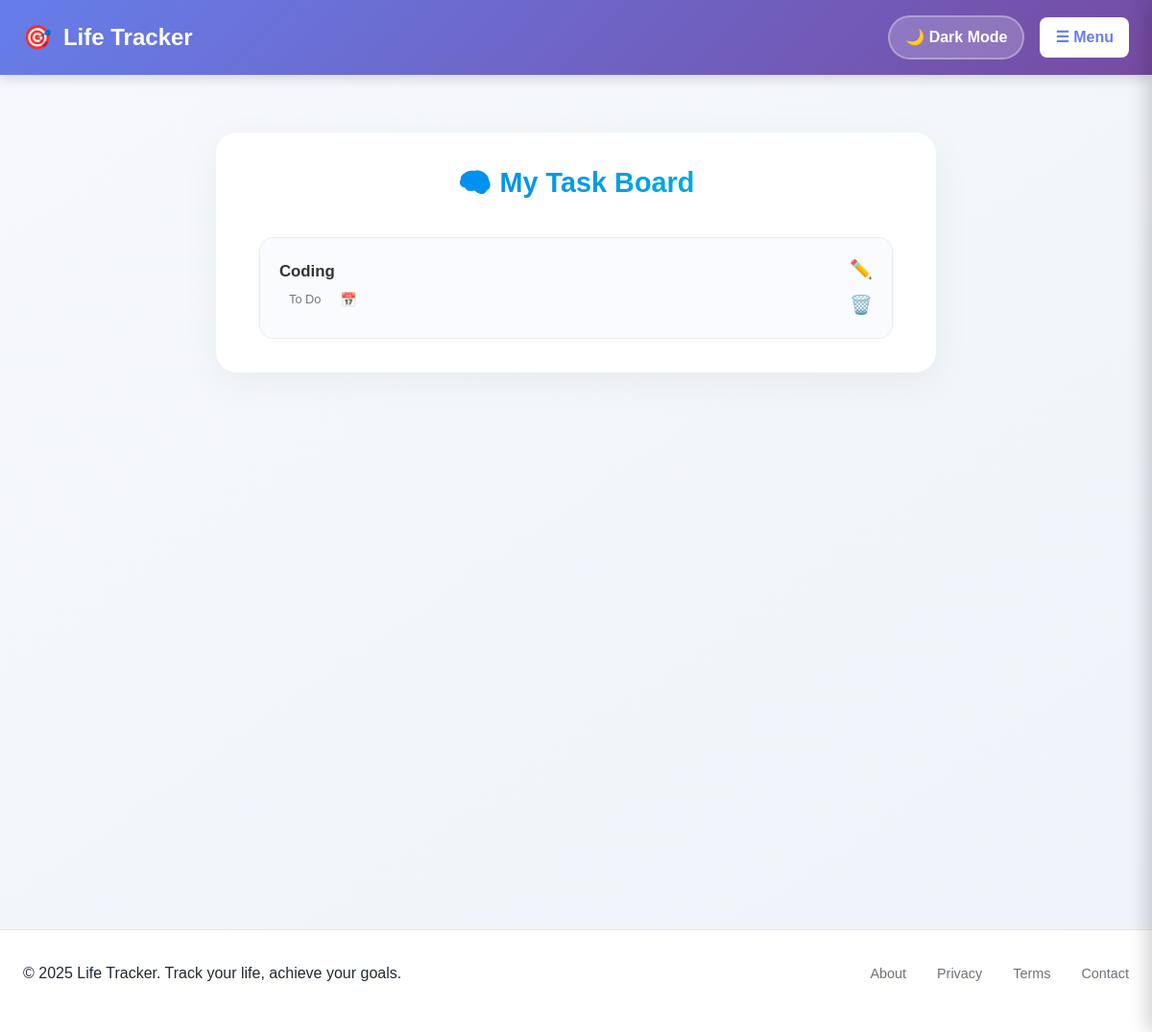
The page /tasks/ on the database as committed earlier.
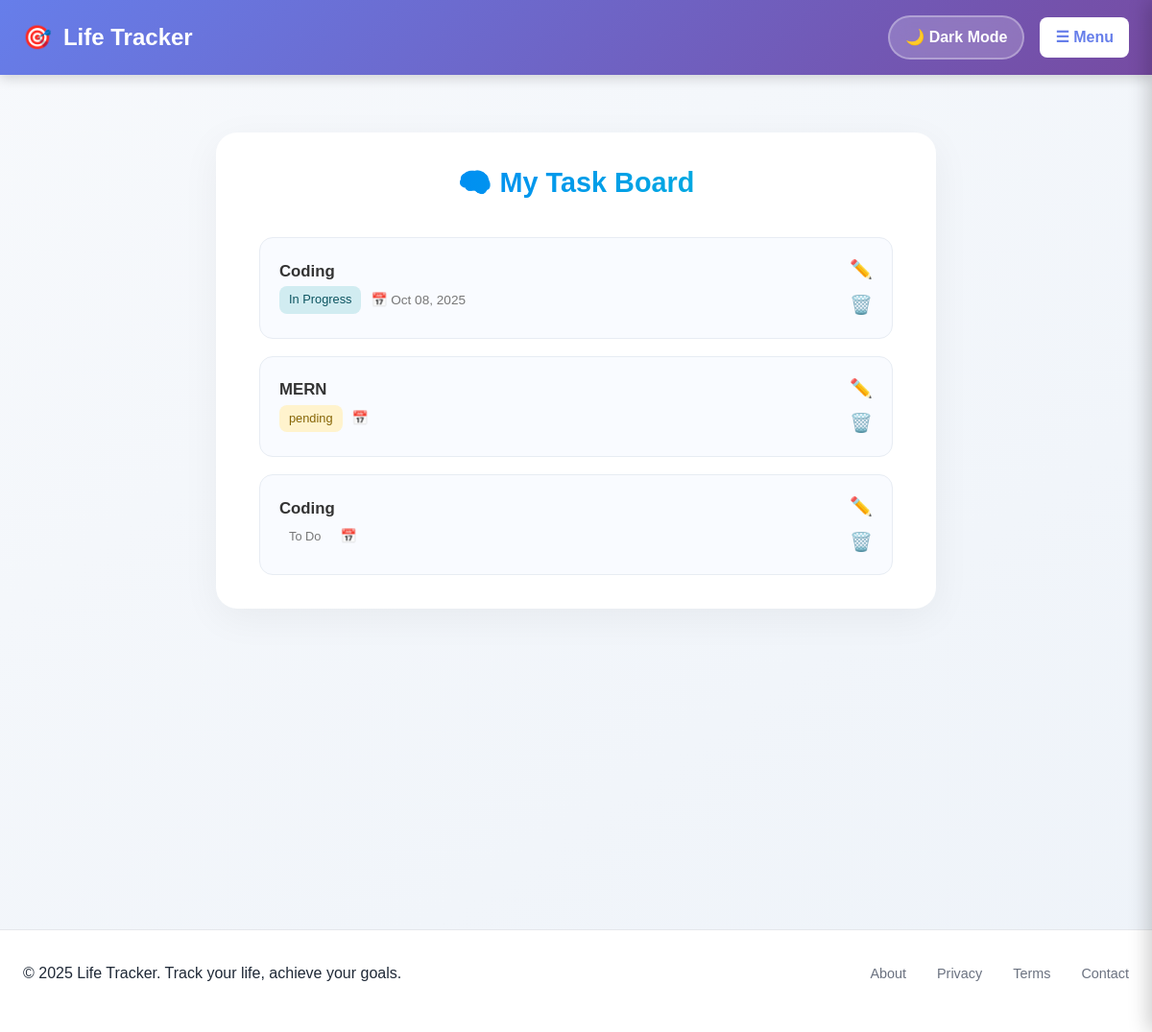
The same page on the database as committed later.
### tracker/models.py (models this page shows, shortened)
class Task(models.Model):
    STATUS_CHOICES = [
        ('todo', 'To Do'),
        ('in_progress', 'In Progress'),
        ('done', 'Done'),
    ]
    title = models.CharField(max_length=200)
    due_date = models.DateField(null=True, blank=True)
    completed = models.BooleanField(default=False)
    created_at = models.DateTimeField(auto_now_add=True)
    category = models.ForeignKey('Category', on_delete=models.SET_NULL, null=True, blank=True)
    status = models.CharField(max_length=20, choices=STATUS_CHOICES, default='todo')
    order = models.IntegerField(default=0)

### tracker/views.py (the view)
# urls.py: path('tasks/', views.tasks, name='tasks'),
def tasks(request):
    tasks = Task.objects.all().order_by('status','order', 'created_at')
    return render(request, 'task.html' , {'tasks': tasks})

### tracker/templates/task.html (shortened to what this page needs)
{% extends 'base.html' %}
{% block content %}
<div class="tasks-container">
    <h2 class="page-title">🧠 My Task Board</h2>
    {% if tasks %}
        <div class="task-list">
            {% for task in tasks %}
            <div class="task-item">
                <div class="task-info">
                    <h4 class="task-title">{{ task.title }}</h4>
                    <div class="task-meta">
                        <span class="status-tag
                            {% if task.status == 'pending' %}pending
                            {% elif task.status == 'in_progress' %}in-progress
                            {% elif task.status == 'completed' %}completed{% endif %}">
                            {{ task.get_status_display }}
                        </span>
                        <span class="due-date">📅 {{ task.due_date|date:"M d, Y" }}</span>
                    </div>
                </div>
                <div class="task-actions">
                    <a href="{% url 'update_task' task.id %}" class="action-btn edit" title="Edit Task">✏️</a>
                    <a href="{% url 'delete_task' task.id %}" class="action-btn delete" title="Delete Task">🗑️</a>
                </div>
            </div>
            {% endfor %}
        </div>
    {% else %}
        <p class="no-tasks">No tasks yet — add one to get started!</p>
    {% endif %}
</div>
{% endblock %}

Rows that differ between the two databases and show on the page:
added Task: title "Coding", status "In Progress", due_date "Oct 08, 2025"
added Task: title "MERN", status "pending"
